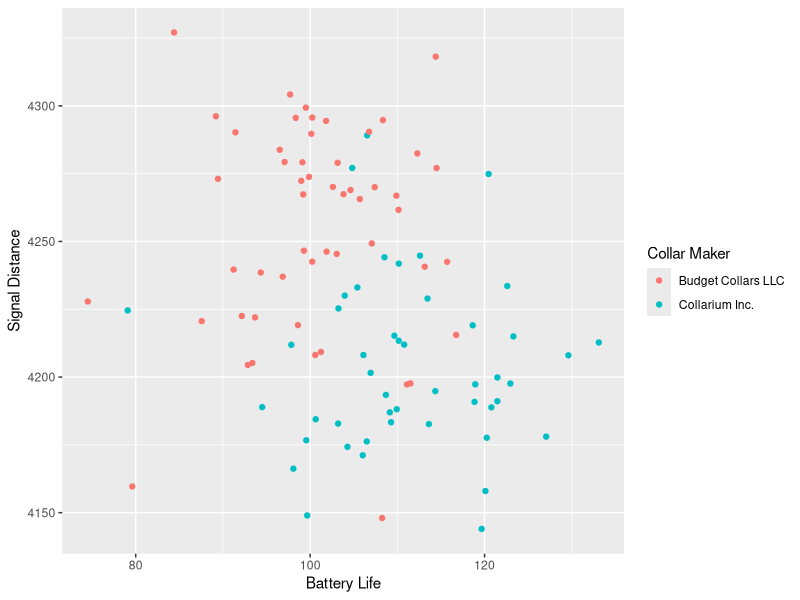

Write R code to recreate this figure.
## ---- chunk 1
knitr::opts_chunk$set(echo = TRUE)
## ---- chunk 2
library(tidyverse)

collars <- read_csv("../data/collar_data.csv")
glimpse(collars)

bat_life_and_signal <- collars %>%
  mutate(fail = as.logical(fail), 
         maker = as.factor(maker)) %>%
  dplyr::select(-collar_id) %>%
  group_by(maker) %>%
  summarize(bat_life_mean = mean(battery_life),
            bat_life_min = min(battery_life),
            bat_life_max = max(battery_life),
            signal_mean = mean(signal_distance),
            signal_min = min(signal_distance),
            signal_max = max(signal_distance)) 

fail_count <- collars %>%
  group_by(maker) %>%
  summarize(fail_count = sum(fail))

final <- bind_cols(bat_life_and_signal, 
                   fail_count %>% dplyr::select(-maker))

## ---- chunk 3
ggplot(collars, aes(y = signal_distance, x = battery_life, col = maker)) +
  geom_point() +
  xlab("Battery Life") +
  ylab("Signal Distance") +
  scale_color_discrete(name = "Collar Maker")
